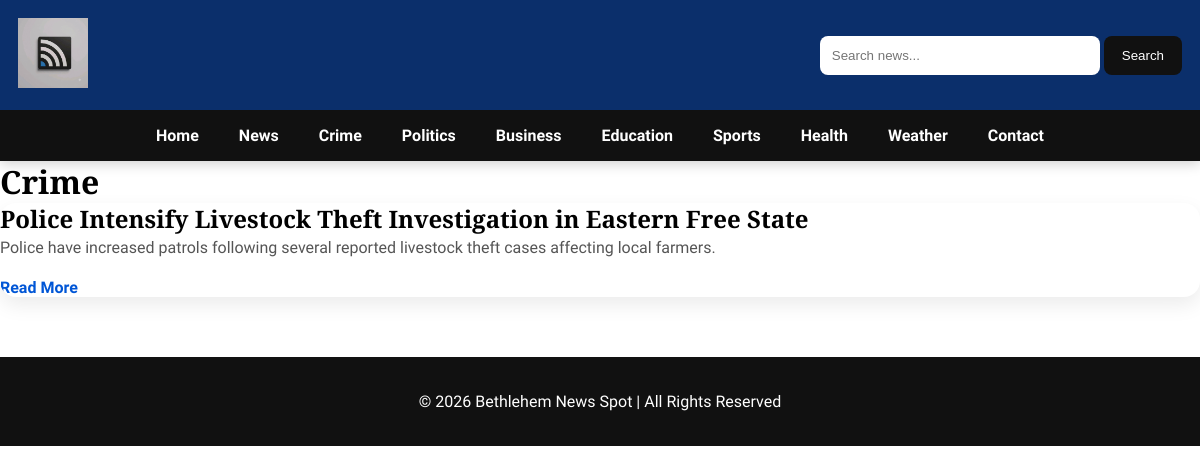
Page /category/Crime on the committed database.
### models/article.py (models this page shows)
class Article(db.Model):
    __tablename__ = "articles"
    id = db.Column(db.Integer, primary_key=True)
    title = db.Column(db.String(200), nullable=False)
    summary = db.Column(db.String(500), nullable=False)
    content = db.Column(db.Text, nullable=False)
    category = db.Column(db.String(100), nullable=False)
    author = db.Column(db.String(100), nullable=False)
    image = db.Column(db.String(255))
    published = db.Column(
    db.Boolean,
    default=False
)
    breaking = db.Column(db.Boolean, default=False)
    featured = db.Column(db.Boolean, default=False)
    views = db.Column(db.Integer, default=0)
    likes = db.Column(db.Integer, default=0)
    loves = db.Column(db.Integer, default=0)
    wows = db.Column(db.Integer, default=0)
    created_at = db.Column(db.DateTime, default=datetime.utcnow)

### routes/articles.py (the view)
@articles_bp.route("/category/<category>")
def category(category):
    articles = get_articles_by_category(category)
    return render_template(
        "category.html",
        category=category,
        articles=articles,
    )

### services/article_service.py (called while the page is built)
def get_articles_by_category(category):
    return (
        Article.query
        .filter_by(category=category)
        .order_by(Article.created_at.desc())
        .all()
    )

### templates/category.html (shortened to what this page needs)
{% extends "base.html" %}
{% block content %}
<h1>{{ category }}</h1>
{% if articles %}
    {% for article in articles %}
        <div class="news-card">
            <h2>{{ article.title }}</h2>
            <p>{{ article.summary }}</p>
            <a href="{{ url_for('articles.article', article_id=article.id) }}">
                Read More
            </a>
        </div>
    {% endfor %}
{% else %}
<p>No articles found in this category.</p>
{% endif %}
{% endblock %}

### static/css/main.css (style rules this page uses)
* { margin:0; padding:0; box-sizing:border-box; }
body { font-family:'Source Sans 3',sans-serif; }
.news-card { background:#fff; border-radius:18px; overflow:hidden; box-shadow:0 10px 30px rgba(0,0,0,.08); transition:all .35s ease; display:flex; flex-direction:column; height:100%; }
.news-card p { color:#666; line-height:1.7; margin-bottom:15px; }
.news-card a { margin-top:auto; display:inline-block; text-decoration:none; color:#0056d6; font-weight:700; }
h1, h2, h3, h4, .section-title, .main-story h1, .side-card h3, .news-card h3 { font-family:'Merriweather',serif; font-weight:700; line-height:1.3; }
.news-card p, .story-overlay p { font-size:16px; line-height:1.8; color:#555; }
a { text-decoration:none; }
.news-card { background:#fff; border-radius:18px; overflow:hidden; box-shadow:0 8px 25px rgba(0,0,0,.08); transition:.35s; }

### static/css/homepage.css (style rules this page uses)
.news-card { background:#fff; border-radius:16px; overflow:hidden; box-shadow:0 8px 20px rgba(0,0,0,.08); transition:.35s; margin-bottom:28px; display:flex; flex-direction:column; }
.news-card a { transition:.25s; }

### rows in the picture
Article: category "Crime", title "Police Intensify Livestock Theft Investigation in Eastern Free State", summary "Police have increased patrols following several reported livestock theft cases affecting local farmers."
